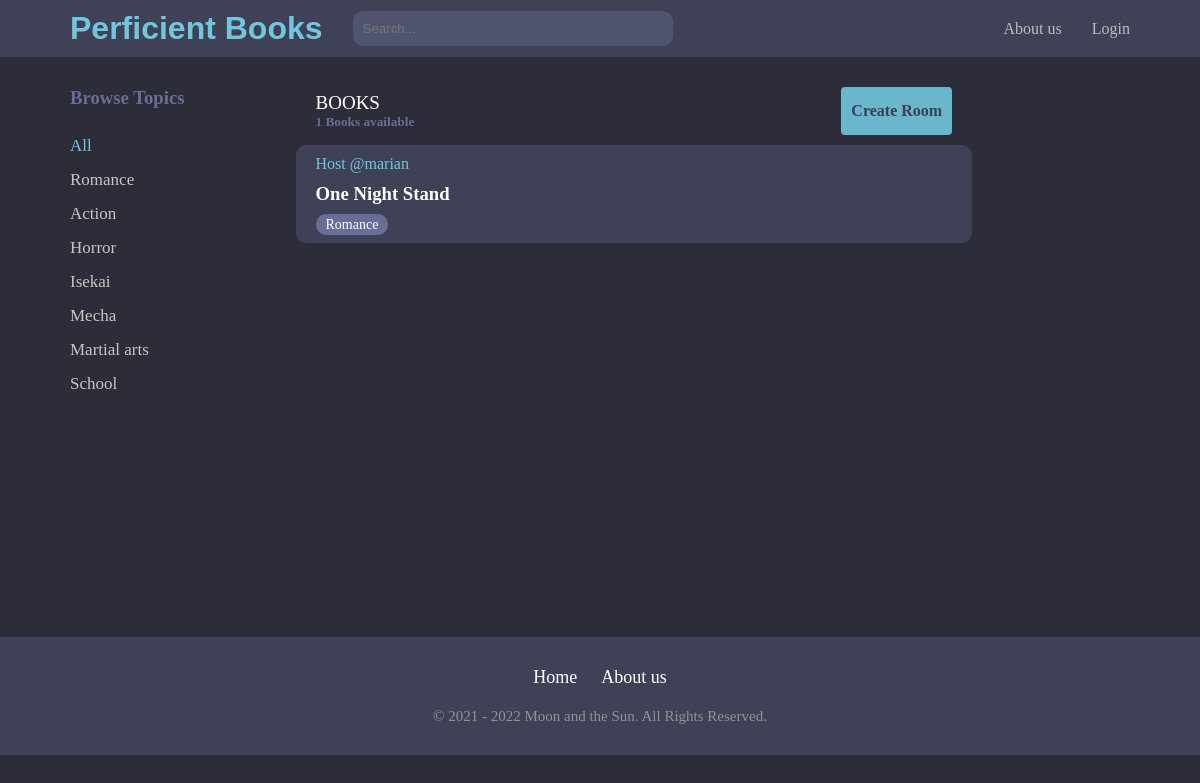
/?q=Romance, run on the app's committed database.
### base/models.py (models this page shows, shortened)
class Topic(models.Model):
    name = models.CharField(max_length=200)
    def __str__(self):
        return self.name

class Room(models.Model):
    host = models.ForeignKey(User, on_delete=models.CASCADE, null=True)
    topic = models.ForeignKey(Topic, on_delete=models.CASCADE, null=True)
    name = models.CharField(max_length=200)
    desription = models.TextField(null=True, blank=True)
    participants = models.ManyToManyField(
        User, related_name='participants', blank=True)
    update = models.DateTimeField(auto_now=True)
    create = models.DateField(auto_now_add=True)
    class Meta:
        ordering = ['-update', '-create']

### base/views.py (the view)
# urls.py: path('', views.home, name='home'),
def home(request):
    q = request.GET.get('q') if request.GET.get('q') != None else ''
    rooms = Room.objects.filter(
        Q(topic__name__icontains=q) |
        Q(name__icontains=q) |
        Q(desription__icontains=q)
    )
    room_count = rooms.count()
    message = Message.objects.all()
    topics = Topic.objects.all()
    context = {'rooms': rooms, 'topics': topics, 'room_count': room_count,
                'message': message}
    return render(request, 'base/home.html', context)

### base/templates/base/home.html (shortened to what this page needs)
{% extends 'main.html' %}
{% block content %}
<div class="home-container">
    <div class="left-home">
        <h3>Browse Topics</h3>
        <div>
            <div class="topic-all">
                <a style="color: #71C6DD;" href="{% url 'home' %}">All</a>
            </div>
            {% for i in topics %}
            <div class="topic-home">
                <a href="{% url 'home' %}?q={{i.name}}">{{i.name}}</a>
            </div>
            {% endfor %}
        </div>
    </div>
    <div class="middle-home">
        <div class="top">
            <div class="left">
                <p>BOOKS</p>
                <h5>{{room_count}} Books available</h5>
            </div>
            <div class="right">
                <a href="{% url 'create-room' %}">Create Room</a>
            </div>
        </div>
        {% for i in rooms %}
        <div class="box">
            <div class="left">
                <span>Host @{{i.host.username}}</span>
                <h3><a href="{% url 'room' i.id %}">{{i.name}}</a></h3>
                <small>{{i.topic}}</small>
            </div>
        </div>
        {% endfor %}
    </div>
</div>
{% endblock content %}

### templates/navar.html (style rules this page uses)
* { padding: 0; margin: 0; }
.right { display: flex; text-align: center; }
.right a { color: rgb(189, 189, 189); text-decoration: none; }

### base/templates/base/home.html (style rules this page uses)
.home-container { display: grid; grid-template-columns: 1fr 3fr 0.7fr; background-color: #2D2D39; padding: 20px 70px; min-height: 500px; }
.left-home h3 { color: #696D97; margin-bottom: 20px; }
.left-home .topic-all, .left-home .topic-home { padding: 7px 0px; }
.left-home a { color: rgb(206, 195, 195); text-decoration: none; font-size: 17px; }
.middle-home .top { display: flex; justify-content: space-between; padding: 0px 20px; align-items: center; margin-bottom: 10px; }
.middle-home .top p { color: white; font-size: 19px; }
.middle-home .top h5 { color: #696D97; }
.middle-home .top .right { padding: 15px 10px; background-color: #6AB6CC; border-radius: 4px; }
.middle-home .top .right a { color: #3D3F53; font-weight: bold; }
.middle-home .box { background-color: #3F4156; margin-bottom: 10px; padding: 10px 20px; border-radius: 10px; justify-content: space-between; display: flex; align-items: center; }
.middle-home .box .left h3 { padding: 10px 0px; }
.middle-home .box .left a { color: white; text-decoration: none; text-transform: capitalize; }
.middle-home .box .left small { color: white; font-size: 14px; padding: 3px 10px; background-color: #696D97; border-radius: 10px; }
.middle-home .box span { color: #71C6DD; }

### templates/main.html (style rules this page uses)
body { background-color: #2D2D39; }

### data on the page
Topic: name "Romance"
Topic: name "Action"
Topic: name "Horror"
Topic: name "Isekai"
Topic: name "Mecha"
Topic: name "Martial arts"
Topic: name "School"
Room: host.username "marian", name "One Night Stand", topic "Romance"

### other printed values
{{ room_count }} "1"
